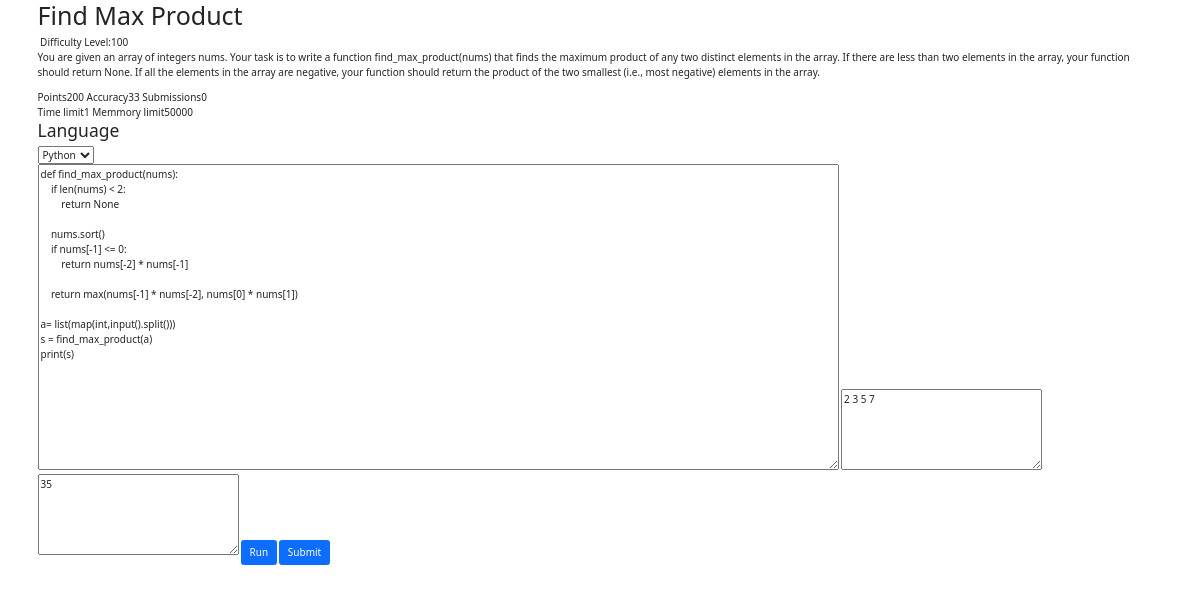
Page /question/2 (signed in) on the committed database.
### app1/models.py (models this page shows, shortened)
class Question(models.Model):
    q_id = models.IntegerField(primary_key=True)
    q_title = models.CharField(max_length=40)
    q_descrp =models.TextField()
    q_ip_formate = models.TextField(null=True,blank=True)
    q_op_formate = models.TextField(null=True,blank=True)
    q_const = models.TextField(null=True,blank=True)
    q_sip = models.TextField(null=True,blank=True)
    q_sop = models.TextField(null=True,blank=True)
    q_diff_level = models.CharField( max_length=50)
    q_point = models.IntegerField(default=0)
    q_aqrcy = models.IntegerField(default=0)
    q_subns = models.IntegerField(default=0)
    q_time_limit = models.IntegerField(null=True,default=1)
    q_memory_limit = models.IntegerField(null=True,default=50000)
    def __str__(self):
        return f"{self.q_id}"

class Submission(models.Model):
    team = models.ForeignKey(Team, on_delete=models.CASCADE)
    player = models.ForeignKey(User, on_delete=models.CASCADE)
    q_id = models.ForeignKey(Question,on_delete=models.CASCADE)
    s_language = models.CharField(blank=True, max_length=50)
    s_code = models.TextField(null=True,blank=True)
    s_pt = models.IntegerField(default=0)
    s_time= models.DateTimeField(default = timezone.now)
    q_chices = (
        ('TLE','Time Limit Exceeded'),
        ('CE','Compilation Error'),
        ('RE','Runtime Error'),
    	('WA','Wrong Answer'),
        ('AC' ,'Accepted'),
    )
    q_status = models.CharField(max_length=5,choices=q_chices,blank=True,null=True)

### app1/views.py (the view)
# urls.py: path('question/', views.questions, name='questions'),
@login_required(login_url='login')
def question(request,id):
    context={}
    question = Question.objects.get(q_id=id)
    print("question",question)
    user = User.objects.get(username=request.user)
    player = Player.objects.get(user=user)
    team = Team.objects.get(user__username=request.user)
    print("team ",team)
    context["question"]=question
    context["player"]=player
    context["team"]=team
    try:
        submission = Submission.objects.filter(player=user,q_id=question,q_status="AC").last()
        context["user_code"]=submission.s_code
    except:
        try:
            submission = Submission.objects.filter(player=user,q_id=question).last()
            context["user_code"]=submission.s_code
        except:
            context["user_code"]=""
    try:
        if submission.s_language == "cpp":
            context["code_lang_cpp"]="cpp"
        if submission.s_language == "c":
            context["code_lang_c"]="c"
    except:
        pass
    return render(request,"app1/question.html",context)

### app1/models.py (called while the page is built)
    def __str__(self) -> str:
        return f"{self.id}"

### app1/templates/app1/question.html (shortened to what this page needs)
{% extends 'app1/base.html' %}
{% load static %}
{% block "codeblock" %}
<div class="container">
<div class="box">
    <div class="questiontitle">
        <h1>{{question.q_title}}</h1>&nbsp;<span><span>Difficulty Level:</span>{{question.q_diff_level}}</span>
    </div>
    <div class="questiondes">
        {{question.q_descrp}}
    </div>
    <div class="other1">
        <span>Points</span>{{question.q_point}}
        <span>Accuracy</span>{{question.q_aqrcy}}
        <span>Submissions</span>{{question.q_subns}}
    </div>
    <div class="other2">
        <span>Time limit</span>{{question.q_time_limit}}
        <span>Memmory limit</span>{{question.q_memory_limit}}
    </div>
</div>
<div class="testip">
    <form action="" method="POST" id="code_form">
        <div>
            <h3>Language</h3>
            <select name="language" id="code_lang">
                <option value="python" selected>Python</option>
            </select>
        </div>
        <textarea name="user_code" id="user_code" cols="130" rows="20" placeholder="#Enter your code here">{{user_code}}</textarea>
        <textarea name="test_ip" id="testip" cols="30" rows="5" placeholder="Input">{{question.q_sip}}</textarea>
        <textarea name="test_op" id="testop" cols="30" rows="5" placeholder="Output">{{question.q_sop}}</textarea>
        <input type="button" value="Run" id="run_code" class="btn btn-primary" >
        <input type="button" value="Submit" id="submit_code" class="btn btn-primary" >
    </form>
</div>
</div>
{% endblock "codeblock" %}

### rows in the picture
Question: q_title "Find Max Product", q_diff_level "100", q_descrp "You are given an array of integers nums. Your task is to write a function find_max_product(nums) that finds the maximum product of any two distinct elements in the array. If there are less than two elements in the array, your function should return None. If all the elements in the array are negative, your function should return the product of the two smallest (i.e., most negative) elements in the array.", q_point "200", q_aqrcy "33", q_subns "0", q_time_limit "1", q_memory_limit "50000", test_ip "2 3 5 7", test_op "35"
Submission: user_code "def find_max_product(nums): if len(nums) < 2: return None nums.sort() if nums[-1] <= 0: return nums[-2] * nums[-1] return max(nums[-1] * nums[-2], nums[0] * nums[1]) a= list(map(int,input().split())) s = find_max_product(a) print(s)"
